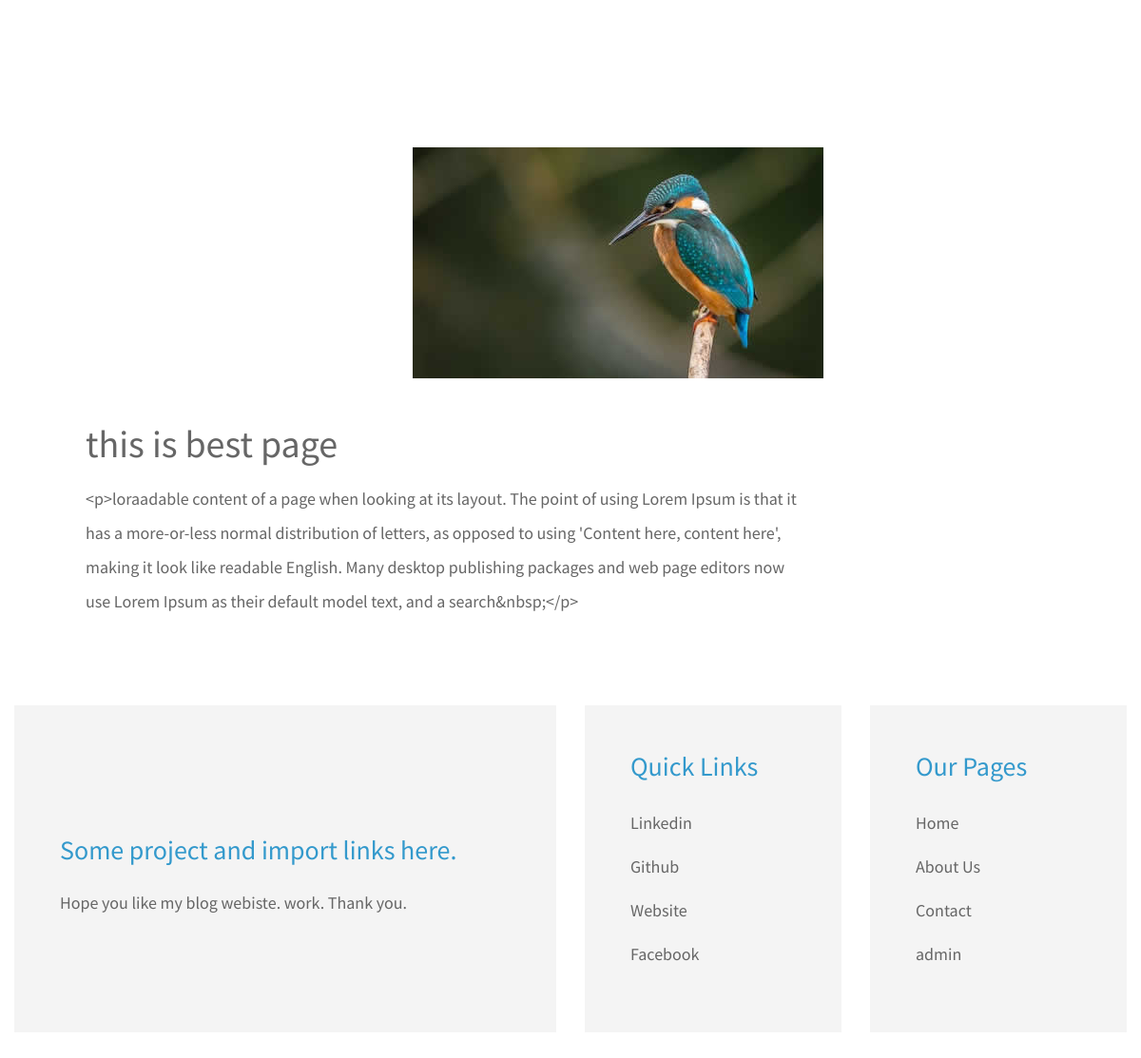
Page /blogdeatails/this-is-best-page on the committed database.
### App/models.py (models this page shows)
class Blognews(models.Model):
    tittle = models.CharField(max_length=80)
    des = HTMLField()
    img = models.ImageField(upload_to='news/images', default="")
    slug = AutoSlugField(populate_from='tittle',unique=True,null=True, default=None)

### App/views.py (the view)
# urls.py: path("blogdeatails/<slug>", views.blogDetails, name='blogdeatails'),
def blogDetails(request, slug):
    newdetails = Blognews.objects.filter(slug=slug).first()
    data = {
        'newdetails':newdetails
    }
    return render(request, 'video-page.html', data)

### templates/video-page.html (shortened to what this page needs)
{% include "base.html" %}
					</div>
				</div>
		<div class="container-fluid">
			<div class="mx-auto tm-content-container">
				<main>
					<div class="row mb-5 pb-4">
						<div class="col-12">
                            <img src="/media/{{newdetails.img}}" alt="Image" class="img-fluid tm-catalog-item-img" style = "osition: relative;
    text-align: center;
    padding-top: 75px;
    padding-left: 419px;">
						</div>
					</div>
					<div class="">
						<div class="col-xl-8 col-lg-7">
							<div class="tm-video-description-box" style="position: relative;
    left: 60px; bottom:27px;">
								<h2 style= "margin-bottom: 1rem!important " class="mb-5 tm-video-title">{{newdetails.tittle}}</h2>
								<p class="mb-4"> {{newdetails.des}}</p>
							</div>
						</div>
					</div>
				</main>
                        <div class="row mt-5 pt-3">
                <div class="col-xl-6 col-lg-12 mb-4">
                    <div class="tm-bg-gray p-5 h-100">
                        <h3 class="tm-text-primary mb-3"style="position: relative; top: 88px;">Some project and import links here.</h3>
                        <p class="mb-5" style="position: relative; top: 92px;">Hope you like my blog webiste.
                            work. Thank you.</p>
                    </div>
                </div>
                <div class="col-xl-3 col-lg-6 col-md-6 col-sm-6 col-12 mb-4">
                    <div class="p-5 tm-bg-gray">
                        <h3 class="tm-text-primary mb-4">Quick Links</h3>
                        <ul class="list-unstyled tm-footer-links">
                            <li><a href="https://www.linkedin.com/in/aman-ramteke-a2a693209/">Linkedin</a></li>
                            <li><a href="https://github.com/amanramteke70">Github</a></li>
                            <li><a href="#">Website</a></li>
                            <li><a href="#">Facebook</a></li>
                        </ul>
                    </div>
                </div>
                <div class="col-xl-3 col-lg-6 col-md-6 col-sm-6 col-12 mb-4">
                    <div class="p-5 tm-bg-gray h-100">
                        <h3 class="tm-text-primary mb-4">Our Pages</h3>
                        <ul class="list-unstyled tm-footer-links">
                            <li><a href="/">Home</li>
                            <li><a href="about.html/">About Us</a></li>
                            <li><a href="contact.html/">Contact</a></li>
                            <li><a href="admin/">admin</a></li>
                        </ul>
                    </div>
                </div>
            </div>
			</div>
		</div>
</body>
</html>

### static/css/style.css (style rules this page uses)
body { background: #f2f2f2; font-family: 'Open Sans', sans-serif; }

### static/css/templatemo-video-catalog.css (style rules this page uses)
html { scroll-behavior: smooth; overflow-x: hidden; }
body { margin: 0; padding: 0; font-family: 'Source Sans Pro', sans-serif; font-size: 18px; line-height: 2em; overflow-x: hidden; }
a { transition: all 0.3s ease; color: #666; }
h2, p { color: #666666; }
.tm-bg-gray { background-color: #F4F4F4; }
.tm-text-primary { color: #3399CC; }
.tm-content-container { max-width: 1422px; padding-top: 80px; padding-bottom: 35px; }
.tm-footer-links > li { margin-bottom: 10px; }
.tm-video-title { font-size: 2.5rem; }
.tm-video-description-box { max-width: 920px; }

### rows in the picture
Blognews: img (picture), tittle "this is best page", des "<p>loraadable content of a page when looking at its layout. The point of using Lorem Ipsum is that it has a more-or-less normal distribution of letters, as opposed to using 'Content here, content here', making it look like readable English. Many desktop publishing packages and web page editors now use Lorem Ipsum as their default model text, and a search&nbsp;</p>"
